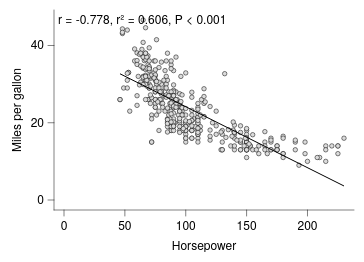

Specify this chart in Vega-Lite:
### Vega-Lite specification from a JSON file in a GitHub repository (floating-point values rounded to 4 significant figures; data arrays with more than 128 entries replaced by an {"elided": "..."} marker saying what was removed)
{"background": null, "config": {"arc": {"fill": "#DBDBDB", "fillOpacity": 1.0, "innerRadius": 25.0, "padAngle": 0.03, "stroke": "black", "strokeOpacity": 1, "strokeWidth": 0.25}, "area": {"fill": "#DBDBDB", "fillOpacity": 1.0, "stroke": "black", "strokeOpacity": 1, "strokeWidth": 0.25}, "axis": {"domain": true, "domainCap": "round", "domainColor": "black", "domainWidth": 0.25, "grid": false, "gridCap": "round", "gridColor": "#F1F1F1", "gridDash": [0, 0], "gridOpacity": 1.0, "gridWidth": 0.25, "labelColor": "black", "labelFont": "Helvetica Neue, HelveticaNeue, Helvetica, Arial, sans-serif", "labelFontSize": 6, "labelFontStyle": "normal", "labelFontWeight": 400, "offset": 0, "ticks": true, "tickCap": "round", "tickColor": "black", "tickRound": false, "tickSize": 3, "tickWidth": 0.25, "titleColor": "black", "titleFont": "Helvetica Neue, HelveticaNeue, Helvetica, Arial, sans-serif", "titleFontSize": 6, "titleFontStyle": "normal", "titleFontWeight": 400}, "axisX": {"domain": true, "labelAlign": "center", "labelAngle": 0, "labels": true, "ticks": true, "translate": 0}, "axisY": {"domain": true, "labelAlign": "right", "labelAngle": 0, "labels": true, "ticks": true, "translate": 0}, "axisRight": {"domain": true, "labelAlign": "left", "labelAngle": 0, "labels": true, "ticks": true, "translate": 0}, "axisTop": {"domain": true, "labelAlign": "center", "labelAngle": 0, "labels": true, "ticks": true, "translate": 0}, "axisBand": {"tickOffset": 0}, "bar": {"fill": "#DBDBDB", "fillOpacity": 1.0, "stroke": "black", "strokeOpacity": 1, "strokeWidth": 0.25}, "boxplot": {"size": 9.0, "ticks": {"cornerRadius": 0.25, "fill": "black", "opacity": 1, "size": 4.5, "thickness": 0.25}, "box": {"fillOpacity": 1.0, "stroke": "black", "strokeOpacity": 1, "strokeWidth": 0.25}, "median": {"cornerRadius": 0, "fill": "black", "fillOpacity": 1.0, "opacity": 1, "size": 9.0, "thickness": 0.25}, "rule": {"fill": "black", "fillOpacity": 1.0, "size": 10.0, "stroke": "black", "strokeDash": [0, 0], "strokeOpacity": 1, "strokeWidth": 0.25}, "outliers": {"color": "black", "fill": "black", "fillOpacity": 1.0, "size": 0, "stroke": "black", "strokeOpacity": 1, "strokeWidth": 0.25}}, "circle": {"fill": "black", "fillOpacity": 1.0, "size": 1.25, "stroke": null, "strokeOpacity": 1, "strokeWidth": 0.25}, "errorband": {"band": {"fillOpacity": 0.6, "stroke": null, "strokeWidth": 0.25, "strokeOpacity": 1}, "borders": {"opacity": 0, "strokeOpacity": 1, "strokeWidth": 0.25}}, "errorbar": {"opacity": 1, "rule": {"strokeDash": [0, 0], "strokeWidth": 0.25}, "ticks": {"color": "black", "cornerRadius": 0.125, "opacity": 1, "size": 6.0, "thickness": 0.25}, "thickness": 0.25}, "font": "Helvetica Neue, HelveticaNeue, Helvetica, Arial, sans-serif", "geoshape": {"fill": "#DBDBDB", "fillOpacity": 1.0, "stroke": "black", "strokeOpacity": 1, "strokeWidth": 0.25}, "header": {"labelColor": "black", "labelFont": "Helvetica Neue, HelveticaNeue, Helvetica, Arial, sans-serif", "labelFontSize": 6, "labelFontStyle": "normal", "labelFontWeight": 400, "titleColor": "black", "titleFont": "Helvetica Neue, HelveticaNeue, Helvetica, Arial, sans-serif", "titleFontSize": 6, "titleFontStyle": "normal", "titleFontWeight": 400, "titlePadding": 0}, "legend": {"disable": false, "offset": 4.5, "titlePadding": 4, "labelOffset": 2, "gradientLabelOffset": 2, "columnPadding": 4, "rowPadding": 2, "gradientLength": 50.0, "gradientThickness": 5.0, "gradientOpacity": 1.0, "gradientStrokeColor": "black", "gradientStrokeWidth": 0.25, "labelColor": "black", "labelFont": "Helvetica Neue, HelveticaNeue, Helvetica, Arial, sans-serif", "labelFontSize": 6, "labelFontStyle": "normal", "labelFontWeight": 400, "strokeColor": "black", "strokeWidth": 0, "symbolSize": 36, "symbolStrokeColor": "black", "symbolStrokeWidth": 0.25, "titleColor": "black", "titleFont": "Helvetica Neue, HelveticaNeue, Helvetica, Arial, sans-serif", "titleFontSize": 6, "titleFontStyle": "normal", "titleFontWeight": 400}, "line": {"color": "black", "stroke": "black", "strokeCap": "butt", "strokeDash": [0, 0], "strokeOpacity": 1, "strokeWidth": 0.5}, "point": {"filled": true, "fill": "#DBDBDB", "fillOpacity": 1.0, "size": 5.0, "stroke": "black", "strokeOpacity": 1, "strokeWidth": 0.25}, "range": {"category": ["#B2B2B2", "#4A7CD3", "#008542", "#664CAF", "#509F98", "#636363", "#284F93", "#005226", "#382864", "#285753"], "diverging": {"scheme": ["#443E60", "#5F597E", "#7C759B", "#9994B6", "#B7B4CC", "#D6D5DC", "#F6F6F6", "#D1DAD9", "#A4C2BF", "#7AA9A4", "#578E89", "#37736E", "#1B5954"]}, "heatmap": {"scheme": ["#440154", "#472270", "#433E82", "#38598C", "#2C728E", "#238A8D", "#24A086", "#39B578", "#5DC862", "#96D646", "#CAE02D", "#FDE724"]}, "ordinal": {"scheme": ["#F1F1F1", "#DBDBDB", "#C6C6C6", "#B2B2B2", "#9D9D9D", "#898989", "#767676", "#636363", "#515151", "#404040", "#2F2F2F", "#1F1F1F"]}, "ramp": {"scheme": ["#440154", "#472270", "#433E82", "#38598C", "#2C728E", "#238A8D", "#24A086", "#39B578", "#5DC862", "#96D646", "#CAE02D", "#FDE724"]}}, "rule": {"color": "black", "stroke": "black", "strokeCap": "round", "strokeDash": [2, 2], "strokeOpacity": 1, "strokeWidth": 0.25}, "scale": {"barBandPaddingInner": 0.1, "rectBandPaddingInner": 0, "tickBandPaddingInner": 0.1, "bandPaddingOuter": 0.1, "bandWithNestedOffsetPaddingInner": 0.2, "bandWithNestedOffsetPaddingOuter": 0.2, "offsetBandPaddingInner": 0, "offsetBandPaddingOuter": 0, "continuousPadding": 5.0, "round": false}, "rect": {"fill": "#DBDBDB", "fillOpacity": 1.0, "stroke": "black", "strokeOpacity": 1, "strokeWidth": 0.25}, "square": {"fill": "#DBDBDB", "fillOpacity": 1.0, "size": 10.0, "stroke": "black", "strokeOpacity": 1, "strokeWidth": 0.25}, "text": {"color": "black", "font": "Helvetica Neue, HelveticaNeue, Helvetica, Arial, sans-serif", "fontSize": 6, "fontStyle": "normal", "fontWeight": 400}, "tick": {"color": "black", "cornerRadius": 0.125, "opacity": 1.0, "size": 9.0, "thickness": 0.25}, "title": {"anchor": "middle", "frame": "group", "color": "black", "font": "Helvetica Neue, HelveticaNeue, Helvetica, Arial, sans-serif", "fontSize": 6, "fontStyle": "normal", "fontWeight": 400, "subtitleColor": "black", "subtitleFont": "Helvetica Neue, HelveticaNeue, Helvetica, Arial, sans-serif", "subtitleFontSize": 6, "subtitleFontStyle": "normal", "subtitleFontWeight": 400}, "trail": {"color": "black", "opacity": 1, "size": 0.5}, "view": {"continuousWidth": 150, "continuousHeight": 100, "discreteWidth": 150, "discreteHeight": 100, "fill": null, "stroke": null, "strokeWidth": 0.25}}, "layer": [{"data": {"name": "data-7285c4e2e195e5a75737a34913199f5f"}, "mark": {"type": "point"}, "encoding": {"x": {"field": "Horsepower", "type": "quantitative", "scale": {"nice": false}}, "y": {"field": "Miles_per_Gallon", "title": "Miles per gallon", "type": "quantitative", "scale": {"nice": false}}}}, {"layer": [{"data": {"name": "data-e5e41d7cdc7704607649085c2c14cc40"}, "mark": {"type": "line"}, "encoding": {"x": {"field": "Horsepower", "type": "quantitative", "scale": {"nice": false}}, "y": {"field": "Miles_per_Gallon", "type": "quantitative", "scale": {"nice": false}}}}, {"data": {"values": [{"__dysonsphere__": 1}]}, "mark": {"type": "text", "align": "left", "angle": 0, "baseline": "top", "dx": 0, "dy": 0, "fontSize": 6, "opacity": 1.0}, "encoding": {"text": {"value": "r = -0.778, r² = 0.606, P < 0.001"}, "x": {"value": 2}, "y": {"value": 2}}}], "name": "__dysonsphere_76376099648bb858_43"}], "$schema": "https://vega.github.io/schema/vega-lite/v6.4.1.json", "datasets": {"data-7285c4e2e195e5a75737a34913199f5f": {"elided": "392 records"}, "data-e5e41d7cdc7704607649085c2c14cc40": [{"Horsepower": 46.0, "Miles_per_Gallon": 32.68, "__dysonsphere__": 1}, {"Horsepower": 230.0, "Miles_per_Gallon": 3.632, "__dysonsphere__": 1}]}}
